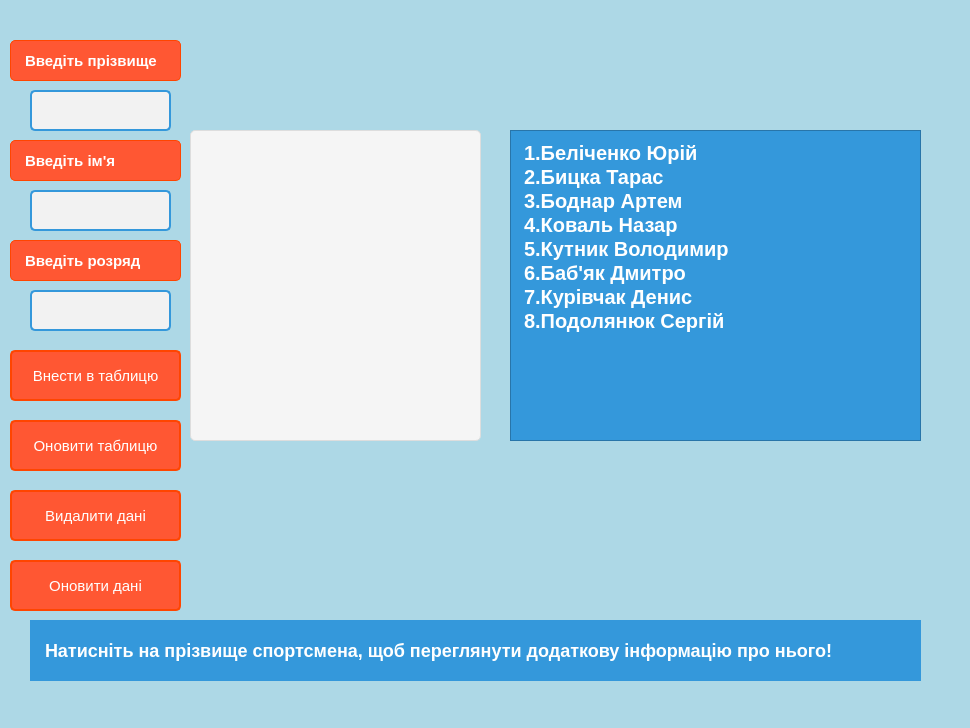
<?xml version="1.0" encoding="UTF-8"?>
<ui version="4.0">
 <class>Dialog3</class>
 <widget class="QDialog" name="Dialog3">
  <property name="geometry">
   <rect>
    <x>0</x>
    <y>0</y>
    <width>970</width>
    <height>728</height>
   </rect>
  </property>
  <property name="windowTitle">
   <string>Dialog</string>
  </property>
  <property name="styleSheet">
   <string notr="true">QDialog {
    background-color: #ADD8E6; /* Light Blue color code */
    color: white;
}</string>
  </property>
  <widget class="QTableWidget" name="tableWidget">
   <property name="geometry">
    <rect>
     <x>190</x>
     <y>130</y>
     <width>291</width>
     <height>311</height>
    </rect>
   </property>
   <property name="styleSheet">
    <string notr="true">QTableWidget {
    background-color: #f5f5f5;
    border: 1px solid #ddd;
    border-radius: 5px;
}

QTableWidget::item {
    color: #333;
    background-color: #fff;
    border: none;
    font-size: 500px; /* Adjust the font size as needed */
}

QTableWidget::item:selected {
    background-color: #ffcc00;
    color: #000;
}

QTableWidget::horizontalHeader {
    background-color: #007BFF;
    color: white;
    border: none;
    border-top-left-radius: 5px;
    border-top-right-radius: 5px;
}

QTableWidget::horizontalHeader::section {
    padding: 5px;
}

QTableWidget::verticalHeader {
    background-color: #007BFF;
    color: white;
    border: none;
    border-top-left-radius: 5px;
    border-bottom-left-radius: 5px;
}

QTableWidget::verticalHeader::section {
    padding: 5px;
}

QTableWidget::corner {
    background-color: #007BFF;
    border: none;
    border-top-left-radius: 5px;
}
</string>
   </property>
  </widget>
  <widget class="QListWidget" name="listWidget">
   <property name="geometry">
    <rect>
     <x>510</x>
     <y>130</y>
     <width>411</width>
     <height>311</height>
    </rect>
   </property>
   <property name="styleSheet">
    <string notr="true">QListWidget{
    font-size: 20px; /* Set the font size */
    font-weight: bold; /* Make the text bold */
    color: white; /* Text color (white) for good contrast on a blue background */
    background-color: #3498db; /* Background color (blue) */
    padding: 10px; /* Add padding for better spacing */
   text-align: center;
}
</string>
   </property>
   <item>
    <property name="text">
     <string>1.Беліченко Юрій</string>
    </property>
   </item>
   <item>
    <property name="text">
     <string>2.Бицка Тарас</string>
    </property>
   </item>
   <item>
    <property name="text">
     <string>3.Боднар Артем</string>
    </property>
   </item>
   <item>
    <property name="text">
     <string>4.Коваль Назар</string>
    </property>
   </item>
   <item>
    <property name="text">
     <string>5.Кутник Володимир</string>
    </property>
   </item>
   <item>
    <property name="text">
     <string>6.Баб'як Дмитро</string>
    </property>
   </item>
   <item>
    <property name="text">
     <string>7.Курівчак Денис</string>
    </property>
   </item>
   <item>
    <property name="text">
     <string>8.Подолянюк Сергій</string>
    </property>
   </item>
  </widget>
  <widget class="QLabel" name="label">
   <property name="geometry">
    <rect>
     <x>210</x>
     <y>440</y>
     <width>201</width>
     <height>181</height>
    </rect>
   </property>
   <property name="text">
    <string/>
   </property>
   <property name="pixmap">
    <pixmap resource="Resources.qrc">:/photo/photos/1316344-200 – копія.png</pixmap>
   </property>
  </widget>
  <widget class="QLabel" name="label_2">
   <property name="geometry">
    <rect>
     <x>30</x>
     <y>620</y>
     <width>891</width>
     <height>61</height>
    </rect>
   </property>
   <property name="styleSheet">
    <string notr="true">QLabel {
    font-size: 18px; /* Set the font size */
    font-weight: bold; /* Make the text bold */
    color: white; /* Text color (white) for good contrast on a blue background */
    background-color: #3498db; /* Background color (blue) */
    padding: 10px; /* Add padding for better spacing */
}</string>
   </property>
   <property name="text">
    <string>Натисніть на прізвище спортсмена, щоб переглянути додаткову інформацію про нього!</string>
   </property>
  </widget>
  <widget class="QLineEdit" name="lineEdit">
   <property name="geometry">
    <rect>
     <x>30</x>
     <y>90</y>
     <width>141</width>
     <height>41</height>
    </rect>
   </property>
   <property name="styleSheet">
    <string notr="true">QLineEdit {
    font-size: 16px; /* Set the font size */
    padding: 5px; /* Add some padding for better spacing */
    border: 2px solid #3498db; /* Border with a shade of blue color */
    border-radius: 5px; /* Rounded corners */
    background-color: #f2f2f2; /* Background color */
    color: #333; /* Text color */
}

QLineEdit:hover {
    border-color: #FFA500; /* Change border color on hover (orange) */
}</string>
   </property>
   <property name="text">
    <string/>
   </property>
  </widget>
  <widget class="QLineEdit" name="lineEdit_2">
   <property name="geometry">
    <rect>
     <x>30</x>
     <y>190</y>
     <width>141</width>
     <height>41</height>
    </rect>
   </property>
   <property name="styleSheet">
    <string notr="true">QLineEdit {
    font-size: 16px; /* Set the font size */
    padding: 5px; /* Add some padding for better spacing */
    border: 2px solid #3498db; /* Border with a shade of blue color */
    border-radius: 5px; /* Rounded corners */
    background-color: #f2f2f2; /* Background color */
    color: #333; /* Text color */
}

QLineEdit:hover {
    border-color: #FFA500; /* Change border color on hover (orange) */
}</string>
   </property>
   <property name="text">
    <string/>
   </property>
  </widget>
  <widget class="QLabel" name="label_3">
   <property name="geometry">
    <rect>
     <x>10</x>
     <y>40</y>
     <width>171</width>
     <height>41</height>
    </rect>
   </property>
   <property name="styleSheet">
    <string notr="true">QLabel {
    font-size: 15px; /* Set the font size */
    font-weight: bold; /* Make the text bold */
    color: #FFFFFF; /* Text color (white) for good contrast on the background */
    text-shadow: 1px 1px 2px #000000; /* Add a subtle text shadow */
    background-color: #FF5733; /* Background color (a shade of orange) */
    border: 1px solid #FF4500; /* Add a border for emphasis */
    padding: 10px; /* Add some padding for better spacing */
    border-radius: 5px; /* Optional for rounded corners */
}</string>
   </property>
   <property name="text">
    <string>Введіть прізвище</string>
   </property>
  </widget>
  <widget class="QLabel" name="label_4">
   <property name="geometry">
    <rect>
     <x>10</x>
     <y>140</y>
     <width>171</width>
     <height>41</height>
    </rect>
   </property>
   <property name="styleSheet">
    <string notr="true">QLabel {
    font-size: 15px; /* Set the font size */
    font-weight: bold; /* Make the text bold */
    color: #FFFFFF; /* Text color (white) for good contrast on the background */
    text-shadow: 1px 1px 2px #000000; /* Add a subtle text shadow */
    background-color: #FF5733; /* Background color (a shade of orange) */
    border: 1px solid #FF4500; /* Add a border for emphasis */
    padding: 10px; /* Add some padding for better spacing */
    border-radius: 5px; /* Optional for rounded corners */
}</string>
   </property>
   <property name="text">
    <string>Введіть ім'я</string>
   </property>
  </widget>
  <widget class="QLineEdit" name="lineEdit_3">
   <property name="geometry">
    <rect>
     <x>30</x>
     <y>290</y>
     <width>141</width>
     <height>41</height>
    </rect>
   </property>
   <property name="styleSheet">
    <string notr="true">QLineEdit {
    font-size: 16px; /* Set the font size */
    padding: 5px; /* Add some padding for better spacing */
    border: 2px solid #3498db; /* Border with a shade of blue color */
    border-radius: 5px; /* Rounded corners */
    background-color: #f2f2f2; /* Background color */
    color: #333; /* Text color */
}

QLineEdit:hover {
    border-color: #FFA500; /* Change border color on hover (orange) */
}</string>
   </property>
  </widget>
  <widget class="QLabel" name="label_5">
   <property name="geometry">
    <rect>
     <x>10</x>
     <y>240</y>
     <width>171</width>
     <height>41</height>
    </rect>
   </property>
   <property name="styleSheet">
    <string notr="true">QLabel {
    font-size: 15px; /* Set the font size */
    font-weight: bold; /* Make the text bold */
    color: #FFFFFF; /* Text color (white) for good contrast on the background */
    text-shadow: 1px 1px 2px #000000; /* Add a subtle text shadow */
    background-color: #FF5733; /* Background color (a shade of orange) */
    border: 1px solid #FF4500; /* Add a border for emphasis */
    padding: 10px; /* Add some padding for better spacing */
    border-radius: 5px; /* Optional for rounded corners */
}</string>
   </property>
   <property name="text">
    <string>Введіть розряд</string>
   </property>
  </widget>
  <widget class="QPushButton" name="pushButton">
   <property name="geometry">
    <rect>
     <x>10</x>
     <y>350</y>
     <width>171</width>
     <height>51</height>
    </rect>
   </property>
   <property name="styleSheet">
    <string notr="true">QPushButton {
    font-size: 15px; /* Set the font size */
    padding: 10px 20px; /* Add padding for button size */
    background-color: #FF5733; /* Button background color (a shade of orange) */
    color: #FFFFFF; /* Text color (white) */
    border: 2px solid #FF4500; /* Button border color (a shade of orange) */
    border-radius: 5px; /* Rounded button corners */
}

QPushButton:hover {
    background-color: #800080; /* Deep purple background on hover */
    border: 2px solid #800080; /* Change border color to deep purple on hover */
}

QPushButton:pressed {
    background-color: #3498db; /* Change background color when pressed (blue) */
    border: 2px solid #1E6D88; /* Change border color when pressed */
}
</string>
   </property>
   <property name="text">
    <string>Внести в таблицю</string>
   </property>
  </widget>
  <widget class="QPushButton" name="pushButton_2">
   <property name="geometry">
    <rect>
     <x>10</x>
     <y>420</y>
     <width>171</width>
     <height>51</height>
    </rect>
   </property>
   <property name="styleSheet">
    <string notr="true">QPushButton {
    font-size: 15px; /* Set the font size */
    padding: 10px 20px; /* Add padding for button size */
    background-color: #FF5733; /* Button background color (a shade of orange) */
    color: #FFFFFF; /* Text color (white) */
    border: 2px solid #FF4500; /* Button border color (a shade of orange) */
    border-radius: 5px; /* Rounded button corners */
}

QPushButton:hover {
    background-color: #800080; /* Deep purple background on hover */
    border: 2px solid #800080; /* Change border color to deep purple on hover */
}

QPushButton:pressed {
    background-color: #3498db; /* Change background color when pressed (blue) */
    border: 2px solid #1E6D88; /* Change border color when pressed */
}
</string>
   </property>
   <property name="text">
    <string>Оновити таблицю</string>
   </property>
  </widget>
  <widget class="QPushButton" name="pushButton_3">
   <property name="geometry">
    <rect>
     <x>10</x>
     <y>490</y>
     <width>171</width>
     <height>51</height>
    </rect>
   </property>
   <property name="styleSheet">
    <string notr="true">QPushButton {
    font-size: 15px; /* Set the font size */
    padding: 10px 20px; /* Add padding for button size */
    background-color: #FF5733; /* Button background color (a shade of orange) */
    color: #FFFFFF; /* Text color (white) */
    border: 2px solid #FF4500; /* Button border color (a shade of orange) */
    border-radius: 5px; /* Rounded button corners */
}

QPushButton:hover {
    background-color: #800080; /* Deep purple background on hover */
    border: 2px solid #800080; /* Change border color to deep purple on hover */
}

QPushButton:pressed {
    background-color: #3498db; /* Change background color when pressed (blue) */
    border: 2px solid #1E6D88; /* Change border color when pressed */
}
</string>
   </property>
   <property name="text">
    <string>Видалити дані</string>
   </property>
  </widget>
  <widget class="QPushButton" name="pushButton_4">
   <property name="geometry">
    <rect>
     <x>10</x>
     <y>560</y>
     <width>171</width>
     <height>51</height>
    </rect>
   </property>
   <property name="styleSheet">
    <string notr="true">QPushButton {
    font-size: 15px; /* Set the font size */
    padding: 10px 20px; /* Add padding for button size */
    background-color: #FF5733; /* Button background color (a shade of orange) */
    color: #FFFFFF; /* Text color (white) */
    border: 2px solid #FF4500; /* Button border color (a shade of orange) */
    border-radius: 5px; /* Rounded button corners */
}

QPushButton:hover {
    background-color: #800080; /* Deep purple background on hover */
    border: 2px solid #800080; /* Change border color to deep purple on hover */
}

QPushButton:pressed {
    background-color: #3498db; /* Change background color when pressed (blue) */
    border: 2px solid #1E6D88; /* Change border color when pressed */
}
</string>
   </property>
   <property name="text">
    <string>Оновити дані</string>
   </property>
  </widget>
 </widget>
 <resources>
  <include location="Resources.qrc"/>
 </resources>
 <connections/>
</ui>
